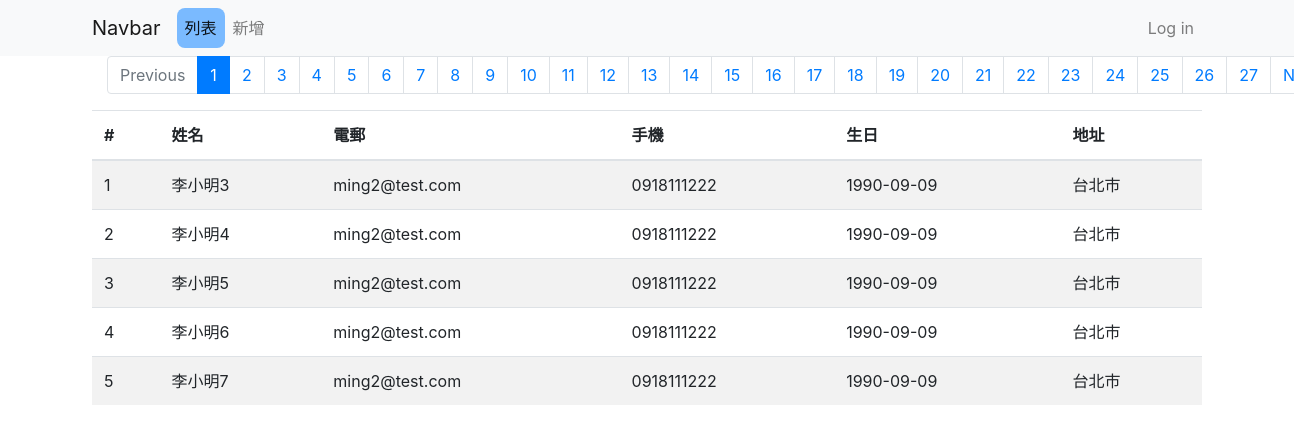
Page /data-list-pages.php on the committed database.
### tables this page shows
CREATE TABLE `address_book` (
  `sid` int(11) NOT NULL,
  `name` varchar(255) NOT NULL,
  `email` varchar(255) NOT NULL,
  `mobile` varchar(255) NOT NULL,
  `birthday` date NOT NULL,
  `address` varchar(255) NOT NULL,
  `created_at` datetime NOT NULL
);

### data-list-pages.php (the view, shortened to what this page needs)
<?php
require __DIR__ . '/parts/__connect_db.php';
$perPage = 5;
$page = isset($_GET['page']) ? intval($_GET['page']):1;
$t_sql="SELECT COUNT(*) FROM `address_book`";
$totalRows = $pdo->query($t_sql)->fetch(PDO::FETCH_NUM)[0];
$totalPages = ceil($totalRows/$perPage);
$rows = [];
if ($totalRows>0){
    $sql = sprintf("SELECT * FROM `address_book` LIMIT %s, %s",($page-1)*$perPage,$perPage);
    $stmt = $pdo->query($sql);
    $rows = $stmt->fetchAll();
}
?>
<?php require __DIR__. './parts/__html_head.php'?>
<?php include __DIR__. './parts/__navbar.php'?>
<div class="container">
    <table class="table table-striped">
        <div class="container">
            <div class="row">
                <div class="col">
                    <nav aria-label="Page navigation example">
                        <ul class="pagination">
                            <li class="page-item <?= $page==1 ? 'disabled' : '' ?>">
                                <a class="page-link" href="?page=<?= $page-1 ?>">Previous</a>
                            </li>
                            <?php for($i=1; $i<=$totalPages; $i++): ?>
                                <li class="page-item <?= $i==$page ? 'active' : '' ?>">
                                    <a class="page-link" href="?page=<?= $i ?>"><?= $i ?></a>
                                </li>
                            <?php endfor; ?>
                            <li class="page-item <?= $page==$totalPages ? 'disabled' : '' ?>">
                                <a class="page-link" href="?page=<?= $page+1 ?>">Next</a>
                            </li>
                        </ul>
                    </nav>
                </div>
            </div>
        </div>
        <thead>
        <tr>
            <th scope="col">#</th>
            <th scope="col">姓名</th>
            <th scope="col">電郵</th>
            <th scope="col">手機</th>
            <th scope="col">生日</th>
            <th scope="col">地址</th>
        </tr>
        </thead>
        <tbody>
        <?php foreach($rows as $r): ?>
            <tr>
                <td><?= $r['sid'] ?></td>
                <td><?= $r['name'] ?></td>
                <td><?= $r['email'] ?></td>
                <td><?= $r['mobile'] ?></td>
                <td><?= $r['birthday'] ?></td>
                <td><?= htmlentities($r['address']) ?></td>
            </tr>
        <?php endforeach; ?>
        </tbody>
    </table>
</div>
<?php include __DIR__. './parts/__html_foot.php'?>

### rows in the picture
address_book: sid "1", name "李小明3", email "ming2@test.com", mobile "0918111222", birthday "1990-09-09", address "台北市"
address_book: sid "2", name "李小明4", email "ming2@test.com", mobile "0918111222", birthday "1990-09-09", address "台北市"
address_book: sid "3", name "李小明5", email "ming2@test.com", mobile "0918111222", birthday "1990-09-09", address "台北市"
address_book: sid "4", name "李小明6", email "ming2@test.com", mobile "0918111222", birthday "1990-09-09", address "台北市"
address_book: sid "5", name "李小明7", email "ming2@test.com", mobile "0918111222", birthday "1990-09-09", address "台北市"
